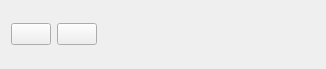
<?xml version="1.0" encoding="UTF-8"?>
<ui version="4.0">
 <class>Form</class>
 <widget class="QWidget" name="Form">
  <property name="geometry">
   <rect>
    <x>0</x>
    <y>0</y>
    <width>326</width>
    <height>69</height>
   </rect>
  </property>
  <property name="windowTitle">
   <string>Form</string>
  </property>
  <layout class="QGridLayout" name="gridLayout">
   <item row="0" column="0">
    <widget class="QPushButton" name="removeByClipBtn">
     <property name="text">
      <string/>
     </property>
     <property name="checkable">
      <bool>true</bool>
     </property>
     <property name="autoExclusive">
      <bool>true</bool>
     </property>
    </widget>
   </item>
   <item row="0" column="1">
    <widget class="QPushButton" name="removeByIntersectBtn">
     <property name="text">
      <string/>
     </property>
     <property name="checkable">
      <bool>true</bool>
     </property>
     <property name="autoExclusive">
      <bool>true</bool>
     </property>
    </widget>
   </item>
   <item row="0" column="2">
    <spacer name="horizontalSpacer">
     <property name="orientation">
      <enum>Qt::Horizontal</enum>
     </property>
     <property name="sizeHint" stdset="0">
      <size>
       <width>187</width>
       <height>20</height>
      </size>
     </property>
    </spacer>
   </item>
  </layout>
 </widget>
 <resources/>
 <connections/>
</ui>
